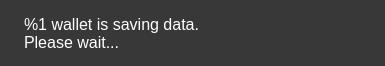
<?xml version="1.0" encoding="UTF-8"?>
<ui version="4.0">
 <class>ExitWidget</class>
 <widget class="QWidget" name="ExitWidget">
  <property name="geometry">
   <rect>
    <x>0</x>
    <y>0</y>
    <width>385</width>
    <height>66</height>
   </rect>
  </property>
  <property name="windowTitle">
   <string>Saving data</string>
  </property>
  <property name="styleSheet">
   <string notr="true">background-color: rgb(56, 56, 56);
color: rgb(255, 255, 255);</string>
  </property>
  <layout class="QHBoxLayout" name="horizontalLayout" stretch="0,1">
   <item>
    <widget class="QLabel" name="m_clockLabel">
     <property name="text">
      <string/>
     </property>
    </widget>
   </item>
   <item>
    <widget class="QLabel" name="m_label">
     <property name="styleSheet">
      <string notr="true">font-size: 12pt;</string>
     </property>
     <property name="text">
      <string>%1 wallet is saving data.
Please wait...</string>
     </property>
    </widget>
   </item>
  </layout>
 </widget>
 <resources/>
 <connections/>
</ui>
